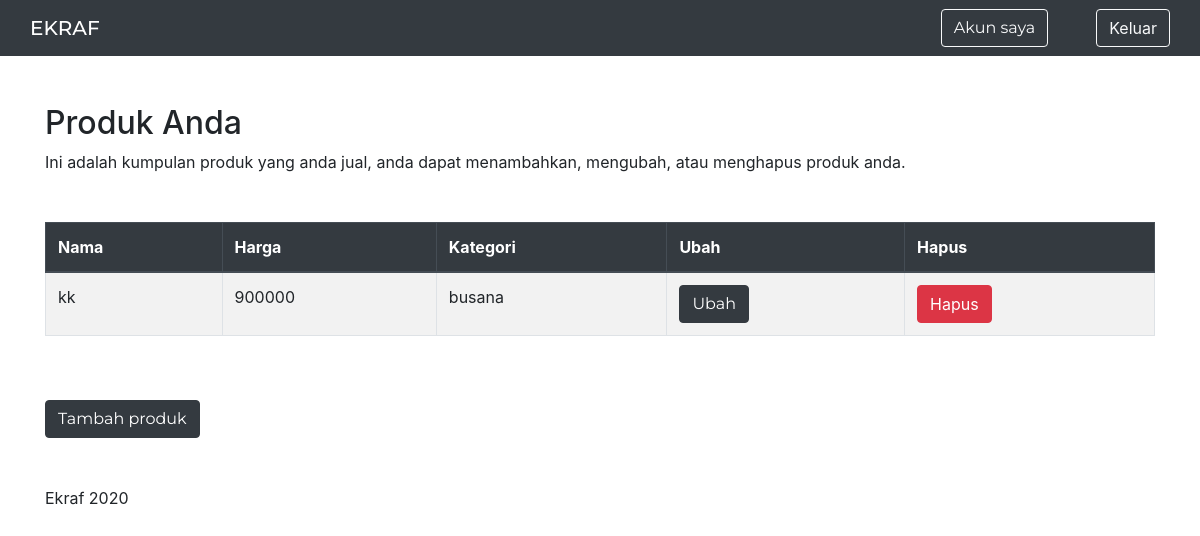
/pengguna/ (signed in), run on an earlier commit of the app's database.
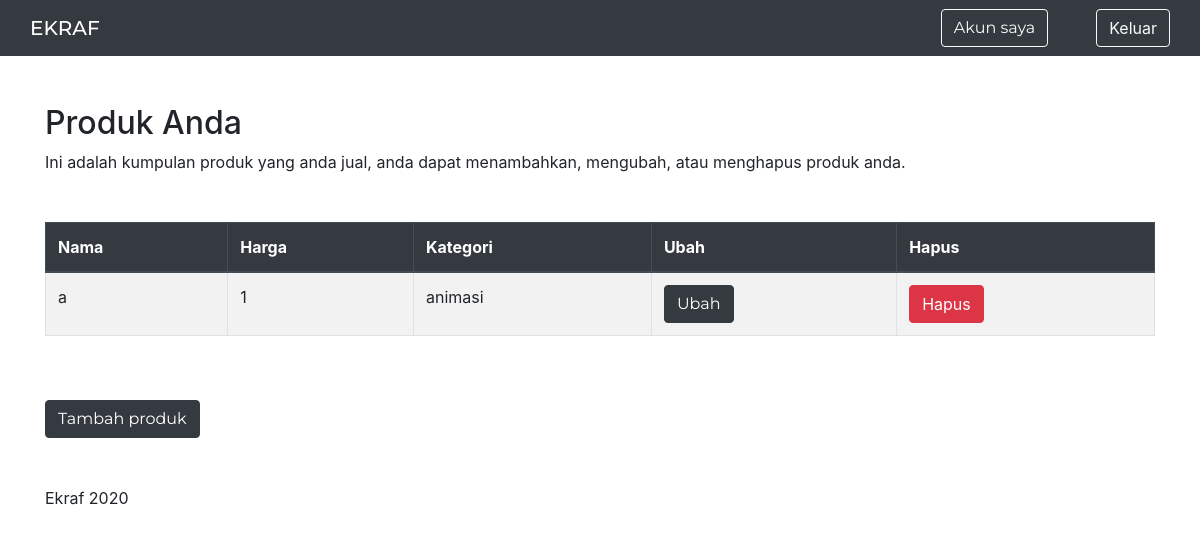
And on a later commit of the database.
### app/models.py (models this page shows, shortened)
class Produk(models.Model):
    judul = models.CharField(max_length=100)
    gambar = models.ImageField(upload_to='images/',null=True)
    harga  = models.IntegerField()
    deskripsi = models.TextField(null=True)
    kategori_produk = models.ForeignKey(Kategori, on_delete=models.CASCADE, null=True)
    nama_anda_sesuai_akun = models.CharField(max_length=100, null=True)
    nomor_hp_atau_whatsapp  = models.IntegerField(null=True)
    tanggal = models.DateTimeField(auto_now_add=True, null=True)

class Kategori(models.Model):
    nama = models.CharField(max_length=100)
    def __str__(self):
        return self.nama

### app/views.py (the view)
# urls.py: path('pengguna/', user, name='user'),
def user(request):
    produks = Produk.objects.filter(nama_anda_sesuai_akun = request.user.get_username())
    context = {
        'produks' : produks
    }
    return render(request, 'user.html', context)

### app/templates/user.html (shortened to what this page needs)
{% extends 'base.html' %} {% load static %} {% block content %}
<div class="container">
    <h2 class="mt-5">
        Produk Anda
    </h2>
    <p class="mb-5">
        Ini adalah kumpulan produk yang anda jual, anda dapat menambahkan, mengubah, atau menghapus produk anda.
    </p>
    <table class="table table-striped table-bordered">
        <thead class="thead-dark">
            <tr>
                <th scope="col">Nama</th>
                <th scope="col">Harga</th>
                <th scope="col">Kategori</th>
                <th scope="col">Ubah</th>
                <th scope="col">Hapus</th>
            </tr>
        </thead>
        <tbody>
            {% for produk in produks %}
            <tr>
                <td>{{ produk.judul }}</td>
                <td>{{ produk.harga }}</td>
                <td>{{ produk.kategori_produk }}</td>
                <td><a href="{% url 'ubah' produk.id %}" class=" btn btn-dark">Ubah</a></td>
                <td>
                    <button class="btn btn-danger" data-toggle="modal" data-target="#exampleModal">Hapus</button>
                </td>
            </tr>
            {% endfor %}
        </tbody>
    </table>
    <a href="{% url 'add-product' %}" class="btn btn-dark my-5">Tambah produk</a>
</div>
{% endblock %}

What changed in the data, as far as the page shows it:
removed Produk: judul "kk", harga "900000", kategori_produk "busana"
added Produk: judul "a", harga "1", kategori_produk "animasi"
